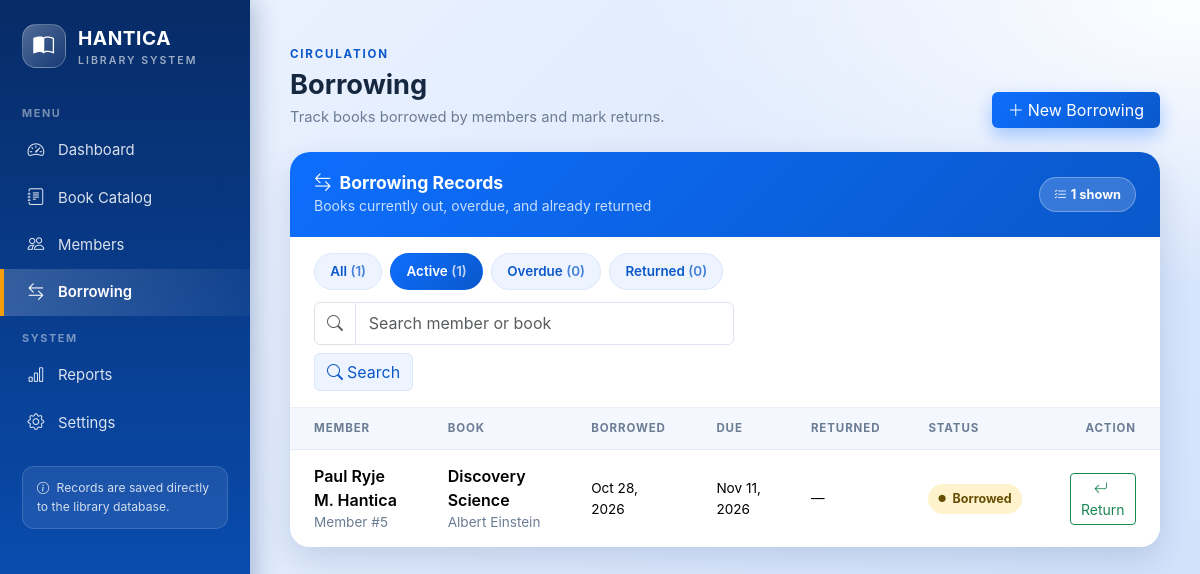
Page /borrowing/ on the committed database.
### PaulRyje_app/models.py (models this page shows, shortened)
class Borrowing(models.Model):
    member = models.ForeignKey(Member, on_delete=models.PROTECT, related_name='borrowings')
    book = models.ForeignKey(Book, on_delete=models.PROTECT, related_name='borrowings')
    borrowed_on = models.DateField(default=timezone.localdate)
    due_on = models.DateField(blank=True, null=True)
    returned_on = models.DateField(blank=True, null=True)
    notes = models.TextField(blank=True)
    class Meta:
        ordering = ['-borrowed_on', '-id']
    @property
    def is_returned(self):
        return self.returned_on is not None
    @property
    def is_overdue(self):
        return not self.is_returned and self.due_on is not None and self.due_on < timezone.localdate()
    @property
    def status(self):
        if self.is_returned:
            return 'Returned'
        if self.is_overdue:
            return 'Overdue'
        return 'Borrowed'
    @property
    def badge_class(self):
        return {
            'Returned': 'secondary',
            'Overdue': 'danger',
            'Borrowed': 'warning',
        }.get(self.status, 'secondary')

class Member(models.Model):
    STATUS_CHOICES = [
        ('Active', 'Active'),
        ('Suspended', 'Suspended'),
        ('Inactive', 'Inactive'),
    ]
    STATUS_BADGE = {
        'Active': 'success',
        'Suspended': 'warning',
        'Inactive': 'secondary',
    }
    full_name = models.CharField(max_length=200)
    email = models.EmailField(blank=True)
    phone = models.CharField(max_length=30, blank=True)
    address = models.TextField(blank=True)
    joined_on = models.DateField(default=timezone.localdate)
    status = models.CharField(max_length=20, choices=STATUS_CHOICES, default='Active')
    class Meta:
        ordering = ['full_name', 'id']
    def __str__(self):
        return self.full_name

class Book(models.Model):
    STATUS_CHOICES = [
        ('Available', 'Available'),
        ('Checked Out', 'Checked Out'),
        ('Reserved', 'Reserved'),
        ('Lost', 'Lost'),
    ]
    title = models.CharField(max_length=200)
    author = models.CharField(max_length=200)
    isbn = models.CharField(max_length=20, blank=True, null=True)
    genre = models.CharField(max_length=100, blank=True, null=True)
    status = models.CharField(max_length=50, choices=STATUS_CHOICES, default='Available')
    STATUS_BADGE = {
        'Available': 'success',
        'Checked Out': 'warning',
        'Reserved': 'info',
        'Lost': 'danger',
    }
    class Meta:
        ordering = ['title', 'id']
    def __str__(self):
        return self.title

### PaulRyje_app/views.py (the view)
# urls.py: path('borrowing/', views.borrowing_list, name='borrowing_list'),
def borrowing_list(request):
    return render(request, 'borrowing/borrowing_list.html', _borrowing_context(request))

### PaulRyje_app/forms.py (shortened to what this page needs)
class BorrowingForm(BootstrapFormMixin, forms.ModelForm):
    class Meta:
        model = Borrowing
        fields = ['member', 'book', 'borrowed_on', 'notes']
        widgets = {
            'borrowed_on': forms.DateInput(format='%Y-%m-%d'),
            'notes': forms.Textarea(attrs={'rows': 3, 'placeholder': 'Optional notes about this borrowing'}),
        }
    def __init__(self, *args, **kwargs):
        super().__init__(*args, **kwargs)
        self.fields['member'].queryset = Member.objects.filter(status='Active')
        self.fields['book'].queryset = Book.objects.filter(status='Available')
        self.fields['member'].empty_label = 'Select an active member'
        self.fields['book'].empty_label = 'Select an available book'

### PaulRyje_app/models.py (called while the page is built)
    @classmethod
    def get_solo(cls):
        obj, _ = cls.objects.get_or_create(pk=1)
        return obj

### PaulRyje_app/templates/borrowing/borrowing_list.html (shortened to what this page needs)
{% extends 'base.html' %}
{% block content %}
{% url 'borrowing_create' as new_borrowing_url %}
{% include 'partials/page_header.html' with eyebrow="Circulation" title="Borrowing" subtitle="Track books borrowed by members and mark returns." action_label="New Borrowing" action_icon="bi-plus-lg" action_url=new_borrowing_url action_modal_target="#borrowingAddModal" %}
<section class="panel">
    <div class="panel-header">
        <div>
            <h2><i class="bi bi-arrow-left-right me-2"></i>Borrowing Records</h2>
            <small>Books currently out, overdue, and already returned</small>
        </div>
        <span class="panel-count">
            <i class="bi bi-list-check me-1"></i>{{ borrowings|length }} shown
        </span>
    </div>
    <div class="panel-toolbar flex-column flex-lg-row align-items-stretch align-items-lg-center">
        <ul class="nav filter-tabs">
            <li class="nav-item">
                <a class="nav-link {% if status_filter == 'all' %}active{% endif %}"
                   href="?status=all{% if member_id %}&member={{ member_id }}{% endif %}{% if search %}&q={{ search|urlencode }}{% endif %}">
                    All <span class="opacity-75">({{ counts.all }})</span>
                </a>
            </li>
            <li class="nav-item">
                <a class="nav-link {% if status_filter == 'active' %}active{% endif %}"
                   href="?status=active{% if member_id %}&member={{ member_id }}{% endif %}{% if search %}&q={{ search|urlencode }}{% endif %}">
                    Active <span class="opacity-75">({{ counts.active }})</span>
                </a>
            </li>
            <li class="nav-item">
                <a class="nav-link {% if status_filter == 'overdue' %}active{% endif %}"
                   href="?status=overdue{% if member_id %}&member={{ member_id }}{% endif %}{% if search %}&q={{ search|urlencode }}{% endif %}">
                    Overdue <span class="opacity-75">({{ counts.overdue }})</span>
                </a>
            </li>
            <li class="nav-item">
                <a class="nav-link {% if status_filter == 'returned' %}active{% endif %}"
                   href="?status=returned{% if member_id %}&member={{ member_id }}{% endif %}{% if search %}&q={{ search|urlencode }}{% endif %}">
                    Returned <span class="opacity-75">({{ counts.returned }})</span>
                </a>
            </li>
        </ul>
        <form class="d-flex flex-wrap align-items-center gap-2" method="get" action="{% url 'borrowing_list' %}">
            <div class="input-group search-box">
                <span class="input-group-text bg-white text-muted"><i class="bi bi-search"></i></span>
                <input type="search" class="form-control" name="q" value="{{ search }}"
                       placeholder="Search member or book" aria-label="Search borrowing records">
            </div>
            <button type="submit" class="btn btn-soft"><i class="bi bi-search me-1"></i>Search</button>
        </form>
    </div>
    <div class="table-responsive">
        <table class="table table-hover align-middle">
            <thead>
                <tr>
                    <th scope="col">Member</th>
                    <th scope="col">Book</th>
                    <th scope="col">Borrowed</th>
                    <th scope="col">Due</th>
                    <th scope="col">Returned</th>
                    <th scope="col">Status</th>
                    <th scope="col" class="text-end">Action</th>
                </tr>
            </thead>
            <tbody>
                {% for borrowing in borrowings %}
                <tr>
                    <td>
                        <span class="book-title">{{ borrowing.member.full_name }}</span>
                        <div class="book-meta">Member #{{ borrowing.member.id }}</div>
                    </td>
                    <td>
                        <span class="book-title">{{ borrowing.book.title }}</span>
                        <div class="book-meta">{{ borrowing.book.author }}</div>
                    </td>
                    <td class="book-meta">{{ borrowing.borrowed_on|date:"M d, Y" }}</td>
                    <td class="book-meta">{{ borrowing.due_on|date:"M d, Y" }}</td>
                    <td class="book-meta">
                        {% if borrowing.returned_on %}
                            {{ borrowing.returned_on|date:"M d, Y" }}
                        {% else %}
                            &mdash;
                        {% endif %}
                    </td>
                    <td>
                        <span class="badge-status bg-{{ borrowing.badge_class }}-subtle text-{{ borrowing.badge_class }}-emphasis">
                            <i class="bi bi-circle-fill"></i>{{ borrowing.status }}
                        </span>
                    </td>
                    <td class="text-end">
                        {% if not borrowing.is_returned %}
                        <button type="button" class="btn btn-sm btn-outline-success"
                                data-bs-toggle="modal" data-bs-target="#returnModal"
                                data-action="{% url 'borrowing_return' borrowing.pk %}"
                                data-book="{{ borrowing.book.title }}"
                                data-member="{{ borrowing.member.full_name }}"
                                data-due="{{ borrowing.due_on|date:'M d, Y' }}">
                            <i class="bi bi-arrow-return-left me-1"></i>Return
                        </button>
                        {% else %}
                            <span class="book-meta">Completed</span>
                        {% endif %}
                    </td>
                </tr>
                {% endfor %}
            </tbody>
        </table>
    </div>
</section>
{% endblock %}

### static/css/app.css (style rules this page uses)
:root { --brand-blue: #0d6efd; --brand-blue-dark: #0a58ca; --brand-navy: #072b66; --brand-amber: #f59e0b; --ink: #16283f; --muted: #6b7c95; --line: #e6ecf8; --panel-radius: 20px; }
html { scroll-behavior: smooth; }
body { font-family: -apple-system, "Segoe UI", Roboto, Helvetica, Arial, sans-serif; color: var(--ink); min-height: 100vh; background: radial-gradient(900px 460px at 100% 0%, rgba(255, 255, 255, .95), rgba(255, 255, 255, 0) 62%), linear-gradient(135deg, #eef4ff 0%, #cfe0fb 100%); background-attachment: fixed; }
a { text-decoration: none; }
.panel { background-color: #fff; border-radius: var(--panel-radius); overflow: hidden; box-shadow: 0 12px 32px rgba(7, 43, 102, .14); }
.panel-header { display: flex; flex-wrap: wrap; align-items: center; justify-content: space-between; gap: 12px; padding: 20px 24px; color: #fff; background: linear-gradient(135deg, var(--brand-blue), var(--brand-blue-dark)); }
.panel-header h2 { margin: 0; font-size: 1.1rem; font-weight: 700; }
.panel-header small { color: rgba(255, 255, 255, .78); }
.panel-count { padding: 7px 14px; border-radius: 999px; font-size: .8rem; font-weight: 700; color: #fff; background-color: rgba(255, 255, 255, .18); border: 1px solid rgba(255, 255, 255, .3); }
.panel-toolbar { display: flex; flex-wrap: wrap; align-items: center; justify-content: space-between; gap: 12px; padding: 16px 24px; background-color: #fff; border-bottom: 1px solid #eaf0fa; }
.search-box { width: 100%; max-width: 420px; }
.filter-tabs { display: flex; flex-wrap: wrap; gap: 8px; }
.filter-tabs .nav-link { padding: .45rem .95rem; border-radius: 999px; font-size: .84rem; font-weight: 600; color: var(--brand-blue-dark); background-color: #eef4ff; border: 1px solid #dbe7fb; }
.filter-tabs .nav-link.active { color: #fff; background: linear-gradient(135deg, var(--brand-blue), var(--brand-blue-dark)); border-color: transparent; }
.table { margin-bottom: 0; }
.table thead th { padding: 12px 24px; font-size: .72rem; font-weight: 700; letter-spacing: .9px; text-transform: uppercase; color: var(--muted); background-color: #f4f7fd; border-bottom: 1px solid var(--line); white-space: nowrap; }
.table tbody td { padding: 14px 24px; border-bottom: 1px solid #f1f5fc; vertical-align: middle; }
.table tbody tr:last-child td { border-bottom: none; }
.book-title { font-weight: 600; }
.book-meta { color: var(--muted); font-size: .85rem; }
.badge-status { display: inline-flex; align-items: center; gap: 7px; padding: .45em .8em; border-radius: 999px; font-size: .78rem; font-weight: 700; white-space: nowrap; }
.badge-status i { font-size: .45rem; }
.btn-soft { color: var(--brand-blue-dark); background-color: #eef4ff; border: 1px solid #dbe7fb; }
.form-control, .form-select { padding: .55rem .8rem; border-color: #dde5f2; }

### rows in the picture
Borrowing: member.full_name "Paul Ryje M. Hantica", member.id "5", book "Discovery Science", book.author "Albert Einstein", borrowed_on "Oct 28, 2026", due_on "Nov 11, 2026", status "Borrowed"

### other values in the picture
{{ eyebrow }} "CIRCULATION"
{{ title }} "Borrowing"
{{ subtitle }} "Track books borrowed by members and mark returns."
{{ action_label }} "New Borrowing"
{{ borrowings|length }} "1"
{{ counts.all }} "1"
{{ counts.active }} "1"
{{ counts.overdue }} "0"
{{ counts.returned }} "0"
